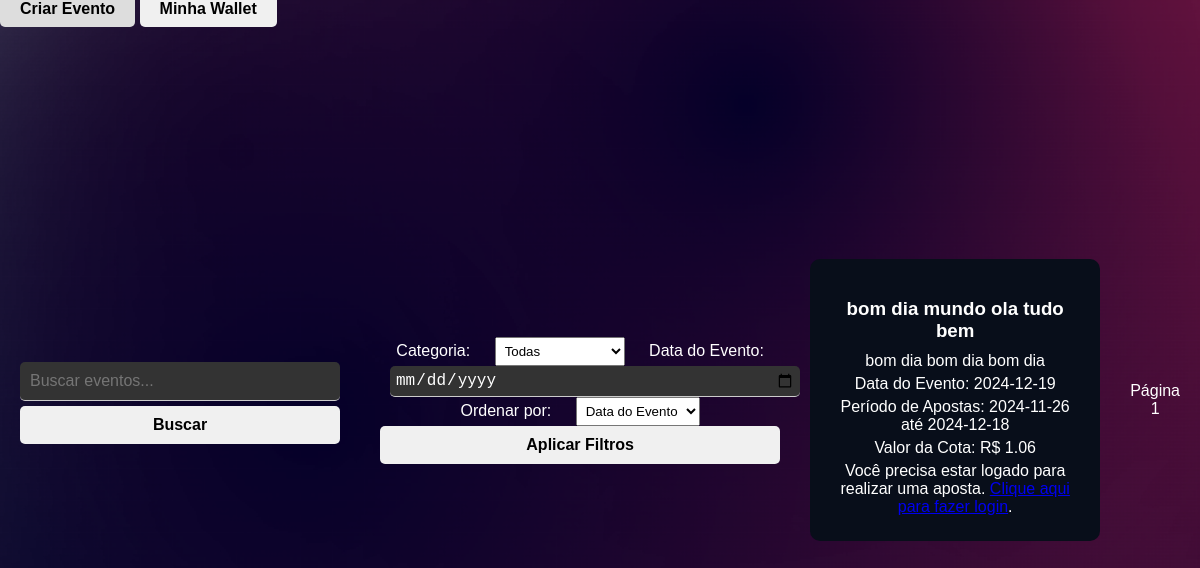
Before: /pesquisar_evento with the older database file.
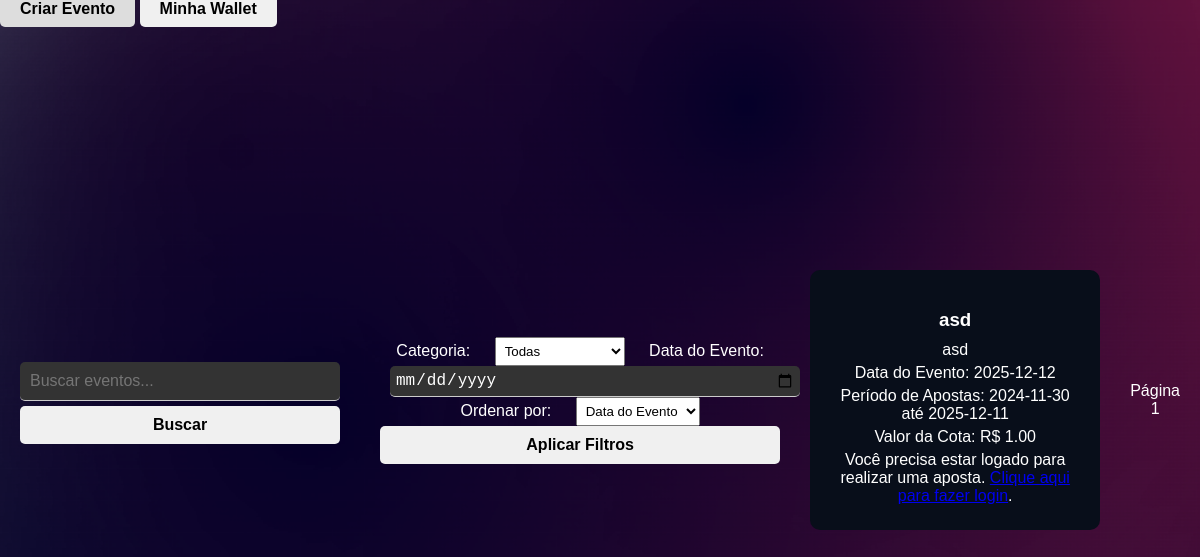
After: the same page with the newer database file.
### tables this page shows
CREATE TABLE eventos (
        id INTEGER PRIMARY KEY AUTOINCREMENT,
        titulo TEXT NOT NULL,
        descricao TEXT NOT NULL,
        valor_cota REAL NOT NULL CHECK (valor_cota >= 1.00),
        data_evento DATE NOT NULL,
        data_inicio_apostas DATE NOT NULL,
        data_fim_apostas DATE NOT NULL,
        status TEXT NOT NULL DEFAULT 'pendente',
        id_criador INTEGER NOT NULL,
        data_criacao TIMESTAMP DEFAULT CURRENT_TIMESTAMP,
        FOREIGN KEY (id_criador) REFERENCES usuarios(id) ON DELETE CASCADE
    );

### app.py (the view)
@app.route('/pesquisar_evento', methods=['GET'])
def pesquisar_evento():
    query = request.args.get('query', '')
    categoria_id = request.args.get('categoria', '')
    data = request.args.get('data', '')
    ordenacao = request.args.get('ordenacao', '')
    page = int(request.args.get('page', 1))
    per_page = 10
    offset = (page - 1) * per_page
    conn = sqlite3.connect(database_path)
    cursor = conn.cursor()
    sql = '''
        SELECT DISTINCT eventos.*
        FROM eventos
        LEFT JOIN eventos_categorias ON eventos.id = eventos_categorias.id_evento
        WHERE eventos.status = 'aprovado'
        AND eventos.data_evento >= date('now')

    '''
    params = []
    if query:
        sql += ' AND (eventos.titulo LIKE ? OR eventos.descricao LIKE ?)'
        params.extend(['%' + query + '%', '%' + query + '%'])
    if categoria_id:
        sql += ' AND eventos_categorias.id_categoria = ?'
        params.append(categoria_id)
    if data:
        sql += ' AND eventos.data_evento = ?'
        params.append(data)
    if ordenacao:
        if ordenacao == 'popularidade':
            sql += ' ORDER BY (SELECT COUNT(*) FROM apostas WHERE apostas.id_evento = eventos.id) DESC'
        elif ordenacao == 'valor_cota':
            sql += ' ORDER BY eventos.valor_cota DESC'
        else:
            sql += ' ORDER BY eventos.data_evento ASC'
    else:
        sql += ' ORDER BY eventos.data_evento ASC'
    sql += ' LIMIT ? OFFSET ?'
    params.extend([per_page, offset])
    cursor.execute(sql, params)
    eventos = cursor.fetchall()
    cursor.execute('SELECT * FROM categorias_eventos')
    categorias = cursor.fetchall()
    conn.close()
    return render_template('pesquisar_evento.html', eventos=eventos, query=query, categorias=categorias,
                           categoria_id=categoria_id, data=data, ordenacao=ordenacao, page=page, per_page=per_page)

### templates/pesquisar_evento.html (shortened to what this page needs)
<!DOCTYPE html>
<html lang="pt-BR">
<head>
    <link rel="stylesheet" href="{{ url_for('static', filename='css/styles.css') }}">
</head>
<body>
    <div class="top-bar">
        <a href="{{ url_for('criar_evento') }}" class="wallet-button">Criar Evento</a>
        <a href="{{ url_for('gerenciar_carteira') }}" class="wallet-button">Minha Wallet</a>
    </div>
    <div class="search-container">
        <form action="{{ url_for('pesquisar_evento') }}" method="GET" target="_blank">
            <input type="text" name="query" placeholder="Buscar eventos..." value="{{ query }}" required>
            <button type="submit">Buscar</button>
        </form>
    </div>
    <div class="filters-container">
        <form action="{{ url_for('pesquisar_evento') }}" method="GET">
            <label for="categoria">Categoria:</label>
            <select name="categoria" id="categoria">
                <option value="">Todas</option>
            </select>
            <label for="data">Data do Evento:</label>
            <input type="date" name="data" id="data" value="{{ data }}">
            <label for="ordenacao">Ordenar por:</label>
            <select name="ordenacao" id="ordenacao">
                <option value="data" {% if ordenacao == 'data' or ordenacao == '' %}selected{% endif %}>Data do Evento</option>
            </select>
            <button type="submit">Aplicar Filtros</button>
        </form>
    </div>
    <div class="eventos-container">
        {% if eventos %}
            {% for evento in eventos %}
                <div class="evento-card">
                    <h3>{{ evento[1] }}</h3>
                    <p>{{ evento[2] }}</p>
                    <p>Data do Evento: {{ evento[4] }}</p>
                    <p>Período de Apostas: {{ evento[5] }} até {{ evento[6] }}</p>
                    <p>Valor da Cota: R$ {{ '{:.2f}'.format(evento[3]) }}</p>
                    {% if session.get('logged_in') %}
                        <button onclick="openModal('{{ evento[0] }}', '{{ evento[1] }}', 'sim')">Apostar Sim</button>
                        <button onclick="openModal('{{ evento[0] }}', '{{ evento[1] }}', 'nao')">Apostar Não</button>
                    {% else %}
                        <p>Você precisa estar logado para realizar uma aposta. <a href="{{ url_for('login') }}">Clique aqui para fazer login</a>.</p>
                    {% endif %}
                </div>
            {% endfor %}
        {% else %}
            <p class="no-events-message">Nenhum evento encontrado.</p>
        {% endif %}
    </div>
    <div class="pagination">
        <span>Página {{ page }}</span>
    </div>
</body>
</html>

Changed rows visible on the page:
removed eventos: titulo "bom dia mundo ola tudo bem", descricao "bom dia bom dia bom dia", data_evento "2024-12-19", data_inicio_apostas "2024-11-26", data_fim_apostas "2024-12-18", valor_cota "1.06"
now on this page (row edited): eventos: titulo "asd", descricao "asd", data_evento "2025-12-12", data_inicio_apostas "2024-11-30", data_fim_apostas "2025-12-11", valor_cota "1.00"
